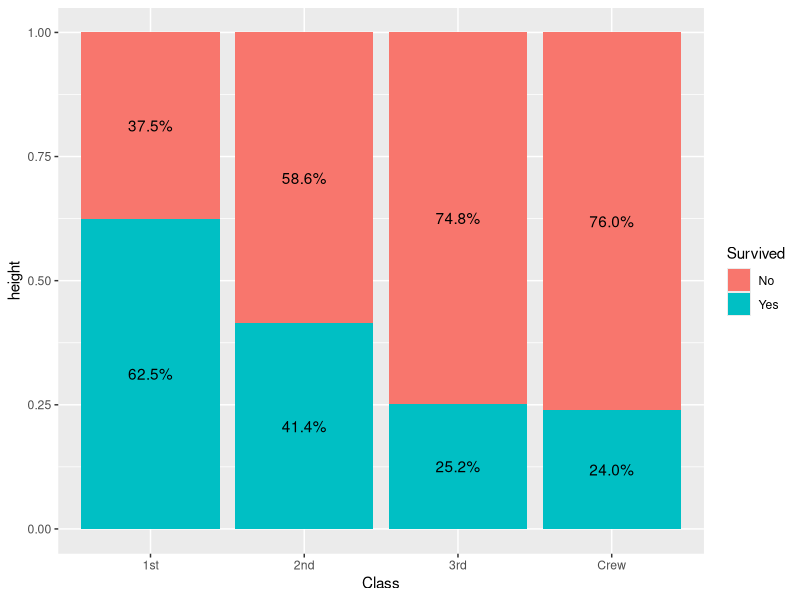
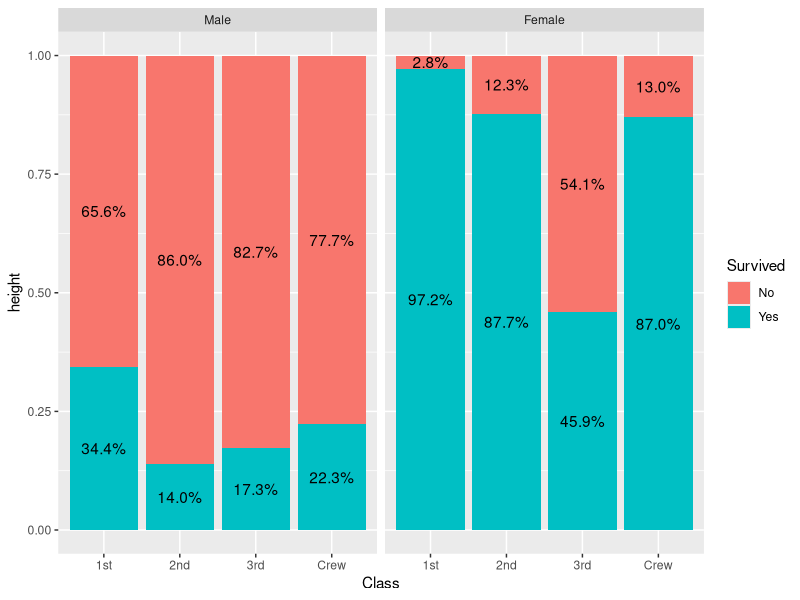
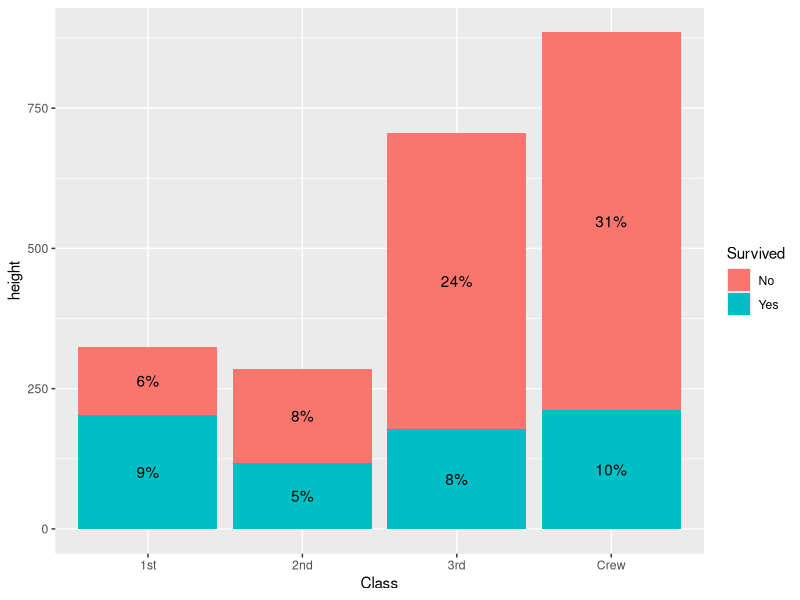
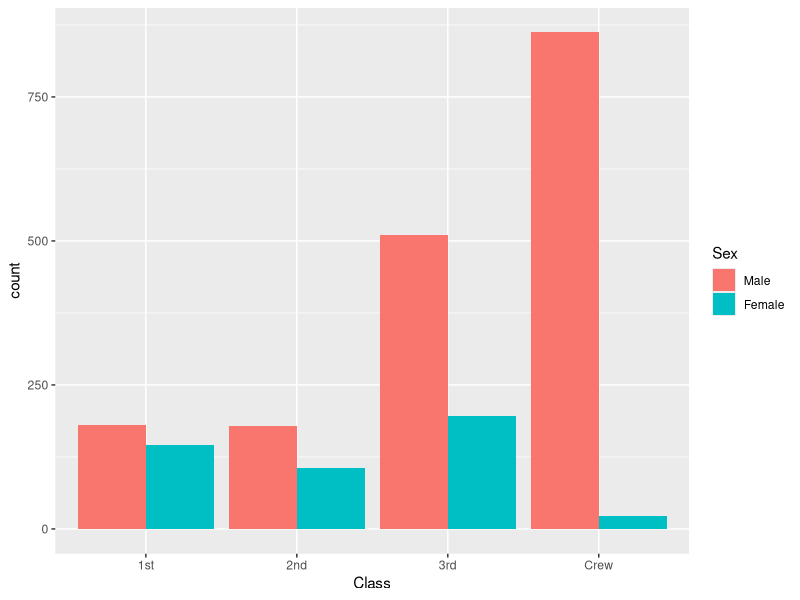
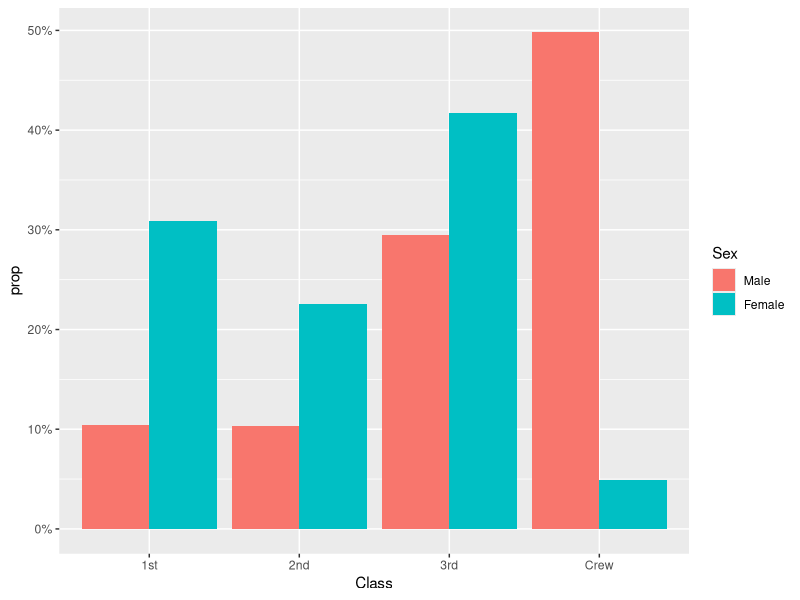
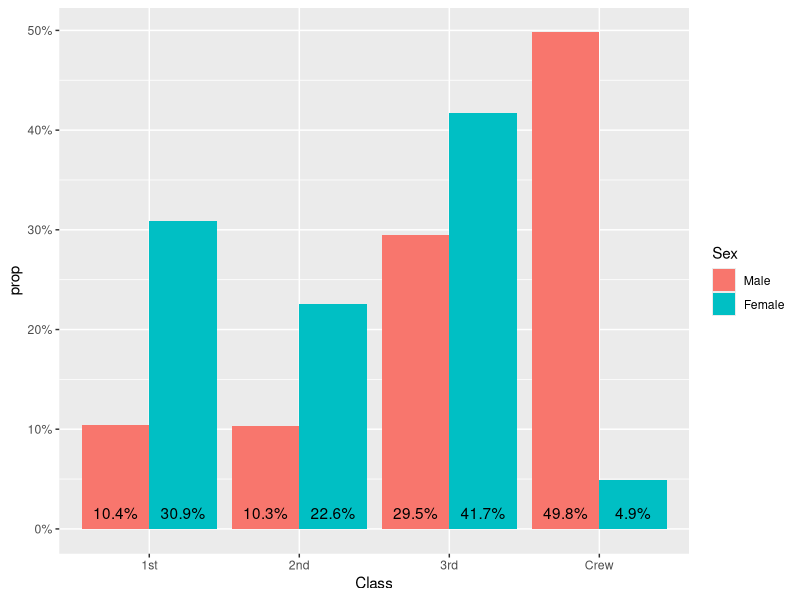

Generate these figures, in order, with R: (Note: this script raises an error after producing the figures.)
## ---- chunk 1
knitr::opts_chunk$set(
  collapse = TRUE,
  comment = "#>"
)
## ---- chunk 2
library(ggstats)
library(ggplot2)
## ---- chunk 3
d <- as.data.frame(Titanic)
p <- ggplot(d) +
  aes(x = Class, fill = Survived, weight = Freq, by = Class) +
  geom_bar(position = "fill") +
  geom_text(stat = "prop", position = position_fill(.5))
p
## ---- chunk 4
p + facet_grid(cols = vars(Sex))
## ---- chunk 5
ggplot(d) +
  aes(x = Class, fill = Survived, weight = Freq, by = 1) +
  geom_bar() +
  geom_text(
    aes(label = scales::percent(after_stat(prop), accuracy = 1)),
    stat = "prop",
    position = position_stack(.5)
  )
## ---- chunk 6
ggplot(d) +
  aes(x = Class, fill = Sex, weight = Freq, by = Sex) +
  geom_bar(position = "dodge")
## ---- chunk 7
ggplot(d) +
  aes(x = Class, fill = Sex, weight = Freq, by = Sex, y = after_stat(prop)) +
  geom_bar(stat = "prop", position = "dodge") +
  scale_y_continuous(labels = scales::percent)
## ---- chunk 8
ggplot(d) +
  aes(x = Class, fill = Sex, weight = Freq, by = Sex, y = after_stat(prop)) +
  geom_bar(stat = "prop", position = "dodge") +
  scale_y_continuous(labels = scales::percent) +
  geom_text(
    mapping = aes(
      label = scales::percent(after_stat(prop), accuracy = .1),
      y = after_stat(0.01)
    ),
    vjust = "bottom",
    position = position_dodge(.9),
    stat = "prop"
  )
## ---- chunk 9
d <- diamonds %>%
  dplyr::filter(!(cut == "Ideal" & clarity == "I1")) %>%
  dplyr::filter(!(cut == "Very Good" & clarity == "VS2")) %>%
  dplyr::filter(!(cut == "Premium" & clarity == "IF"))
p <- ggplot(d) +
  aes(x = clarity, fill = cut, by = clarity) +
  geom_bar(position = "fill")
p +
  geom_text(
    stat = "prop",
    position = position_fill(.5)
  )
## ---- chunk 10
p +
  geom_text(
    stat = "prop",
    position = position_fill(.5),
    complete = "fill"
  )
